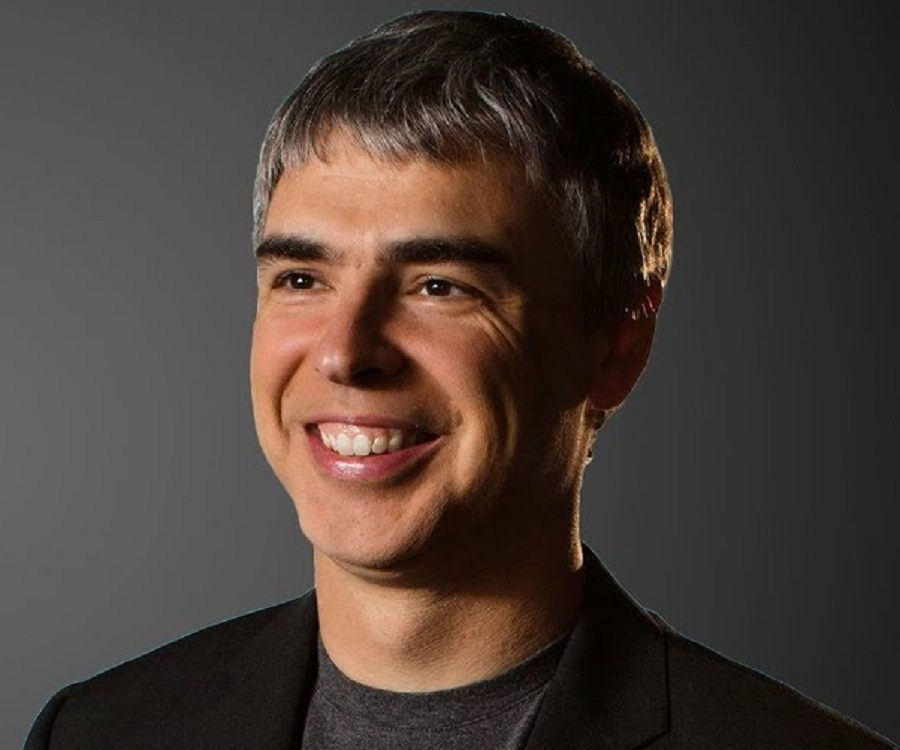
%> input picture Lab 10/larrypage2.jpg, 900 x 750 px
$ octave Q1c.m   (GNU Octave 9; MATLAB toolbox functions it lacks are replaced by stand-ins)
%> lines starting %> are read from the running program, lines starting %| are printed output that depends on the picture
clear
I = imread('larrypage2.jpg');
%> I is the input picture: size 750x900x3 uint8; mean R, G, B 73, 61.6, 55.8
I = rgb2gray(I);
%> I: size 750x900 uint8
I = uint8(imresize(I,[128 128]));
%> I: size 128x128 uint8
[R C] = size(I);
%> R = 128; C = 128
sigma = [0.5 0.8 0.9];
for k = 1:size(sigma,2)
    F = fspecial('gaussian',[5 5],sigma(k));
    II = zeros(R+4,C+4);
    II(3:R+2,3:C+2) = double(I);
    I_FILTERED = zeros(R+2,C+2);
    for i = 3:R+2
        for j = 3:C+2
            I_FILTERED(i-1,j-1) = sum(II(i-2:i+2,j-2:j+2).*F,'all');
        end
    end
    L = [0 1 0;1 -4 1;0 1 0];
    for i = 2:R+1
        for j = 2:C+1
            I_SHARP(i-1,j-1) = sum(I_FILTERED(i-1:i+1,j-1:j+1).*L,'all');
        end
    end
    IX = abs(I_SHARP)-I_FILTERED(2:R+1,2:C+1);
    IOUT = double(I)+IX;
    subplot(1,3,k);
    imshow(IOUT,[]);
    title('Result of Adding to original image, Sigma = '+string(sigma(k)));
end
%> this loop made 3 passes
%> pass 1, `IX = abs(I_SHARP)-I_FILTERED(2:R+1,2:C+1);`:
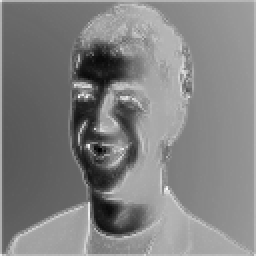
%> IX: size 128x128 double (shown 2 times larger); min -190.9, max 73.98, mean -56.4; drawn with min black and max white
%> pass 1, `IOUT = double(I)+IX;`:
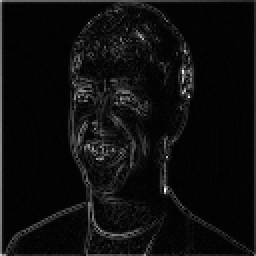
%> IOUT: size 128x128 double (shown 2 times larger); min -1.87, max 170.6, mean 7.9; drawn with min black and max white
%> pass 2, `IOUT = double(I)+IX;`:
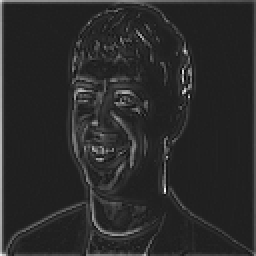
%> IOUT: size 128x128 double (shown 2 times larger); min -16.48, max 114.8, mean 5.5; drawn with min black and max white
%> after the loop:
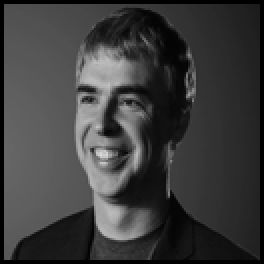
%> II: size 132x132 double (shown 2 times larger); min 0, max 216, mean 60.5
%> after the loop:
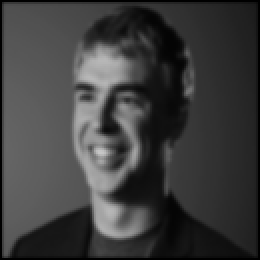
%> I_FILTERED: size 130x130 double (shown 2 times larger); min 0, max 199.5, mean 61.9
%> after the loop:
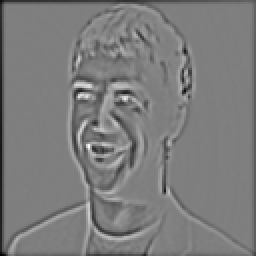
%> I_SHARP: size 128x128 double (shown 2 times larger); min -60.93, max 61.14, mean -1.2; drawn with min black and max white
%> after the loop:
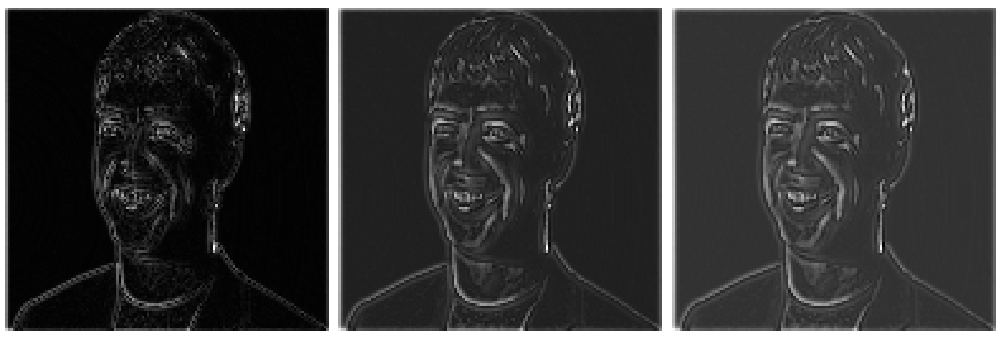
%> figure redrawn from the program's plot data, 3 panels
